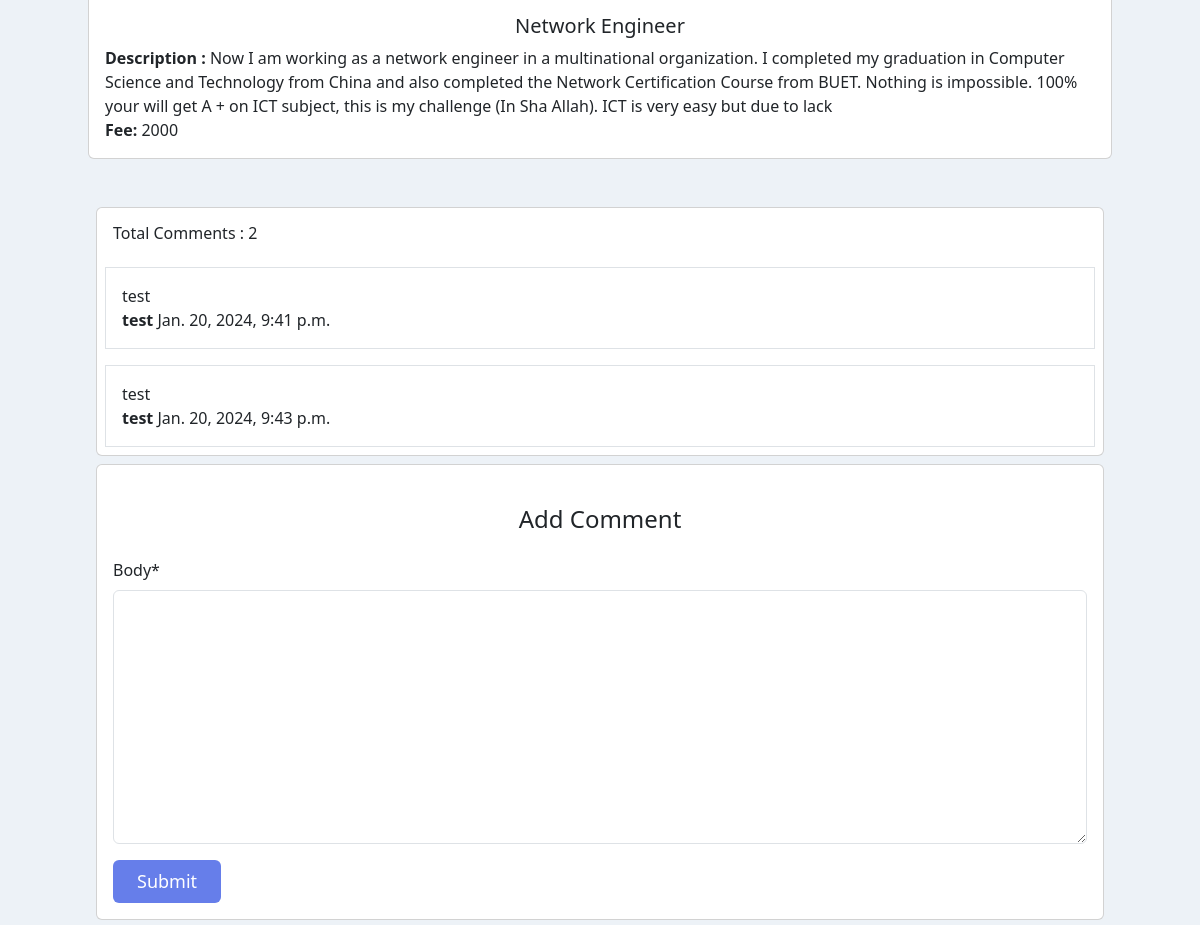
The page /reviews/user_review/10/ (middle part) on the database as committed earlier.
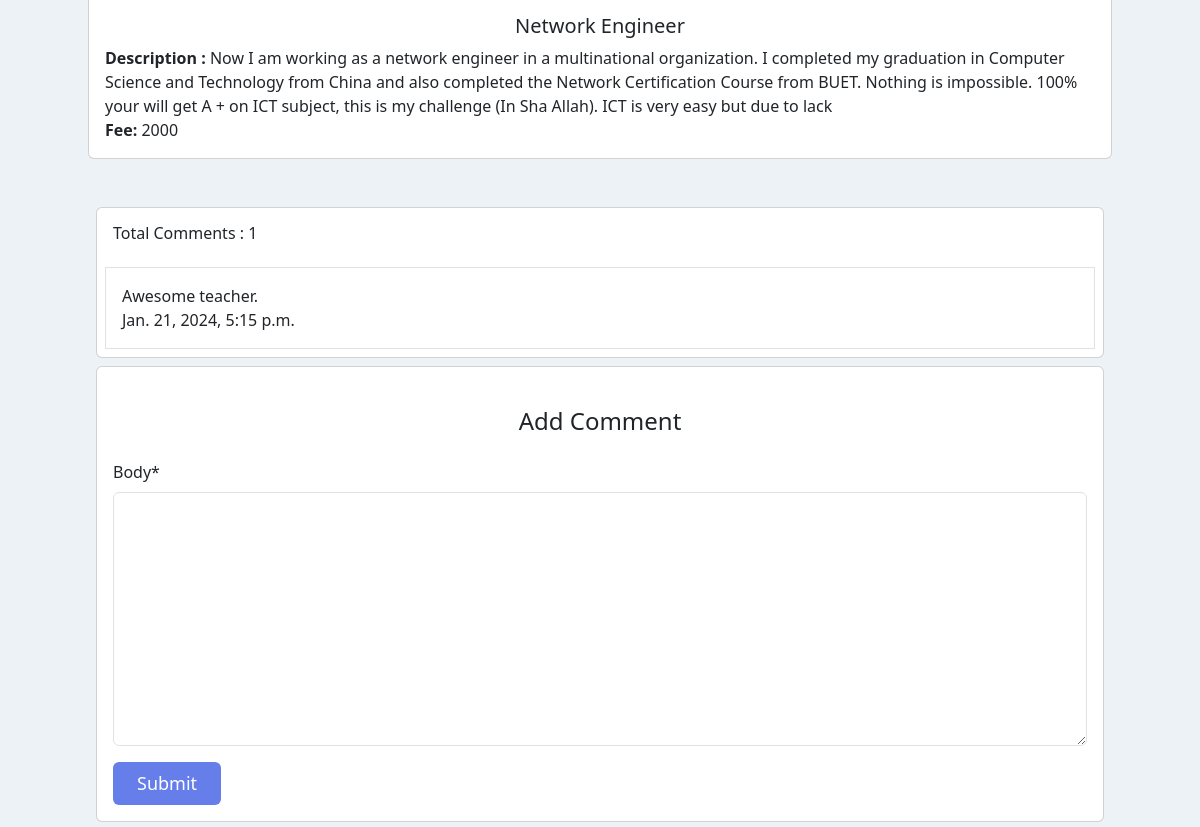
The same page on the database as committed later.
### reviews/models.py (models this page shows, shortened)
class CommentModel(models.Model):
    tuition = models.ForeignKey(
        TuitionsModel, on_delete=models.CASCADE, related_name='tuitions')
    name = models.CharField(max_length=100)
    email = models.EmailField()
    body = models.TextField()
    created_on = models.DateTimeField(auto_now_add=True)

### reviews/views.py (the view, shortened to what this page needs)
# urls.py: path('user_review/<int:id>/', views.DetailPostView.as_view(), name='review'),
class DetailPostView(DetailView):
    model = TuitionsModel
    pk_url_kwarg = 'id'
    template_name = 'review_form.html'
    def get_context_data(self, **kwargs):
        context = super().get_context_data(**kwargs)
        post = self.object
        comments = post.tuitions.all()
        comment_form = CommentForm()
        context['comments'] = comments
        context['comment_form'] = comment_form
        return context

### reviews/forms.py
class CommentForm(forms.ModelForm):
    class Meta:
        model = CommentModel
        fields = ['body']

### reviews/templates/review_form.html (shortened to what this page needs)
{% extends "base.html" %}
{% load static %}
{% load crispy_forms_tags %}
{% block content %}
<div class="my-5">
    <div class="col my-1">
        <div class="card h-100">
            <div class="card-body">
                <h5 class="card-title text-xl text-center">{{object.title}}</h5>
                <p class="card-text"><span class='fw-bold'>Description : </span>{{object.description }}</p>
                <p class="card-text"><span class='fw-bold'>Fee: </span>{{object.fee}}</p>
            </div>
        </div>
    </div>
</div>
<div class="col">
    <div class="card m-2">
        <h5 class="p-3">Total Comments : {{comments | length}}</h5>
        {% for review in comments %}
        <div class="card-body border m-2">
            <p>{{review.body}}</p>
            <p><b>{{review.name}}</b> {{review.created_on}}</p>
        </div>
        {% endfor %}
    </div>
</div>
<div class="col">
    <div class="card m-2">
        <div class="card-body">
            <form method="post">
                <h1 class='text-2xl text-center my-4'>Add Comment</h1>
                {{comment_form | crispy}}
                <button class="inline-flex text-white bg-indigo-500 border-0 py-2 px-6 focus:outline-none hover:bg-indigo-600 rounded text-lg">Submit</button>
        </div>
    </div>
</div>
{% endblock %}

Rows that differ between the two databases and show on the page:
removed CommentModel: body "test", name "test", created_on "Jan. 20, 2024, 9:41 p.m."
removed CommentModel: body "test", name "test", created_on "Jan. 20, 2024, 9:43 p.m."
added CommentModel: body "Awesome teacher.", created_on "Jan. 21, 2024, 5:15 p.m."
Other text that changed with them:
{{ comments | length }}: "2" → "1"
